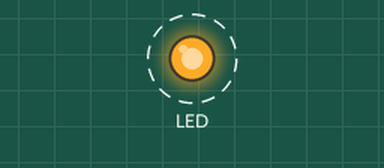
This sketch was run on a simulated Raspberry Pi Pico W. Parts: output pins drawn as LEDs (lit = HIGH). Dashed ring = blinking.

Above: at 0.12 s.
Timing chart, 0 to 3.0 s (numbered marks = the images above):
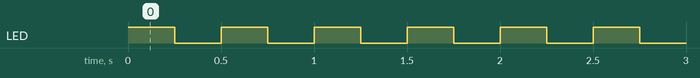

The sketch:

blink.ino
```cpp
#include "pico/stdlib.h"
#include "pico/cyw43_arch.h" // Required for Pico W Wi-Fi chip access

int main() {
    // Initialize the Wi-Fi chip and its GPIOs for LED control
    if (cyw43_arch_init()) {
        // Handle error if init fails
        return -1;
    }

    while (true) {
        // Turn the LED on
        cyw43_arch_gpio_put(CYW43_WL_GPIO_LED_PIN, 1);
        sleep_ms(250); // Wait for 250 milliseconds

        // Turn the LED off
        cyw43_arch_gpio_put(CYW43_WL_GPIO_LED_PIN, 0);
        sleep_ms(250); // Wait for another 250 milliseconds
    }
}
```

Measured:
- by itself, LED: alternates HIGH for 0.25 s and LOW for 0.25 s
